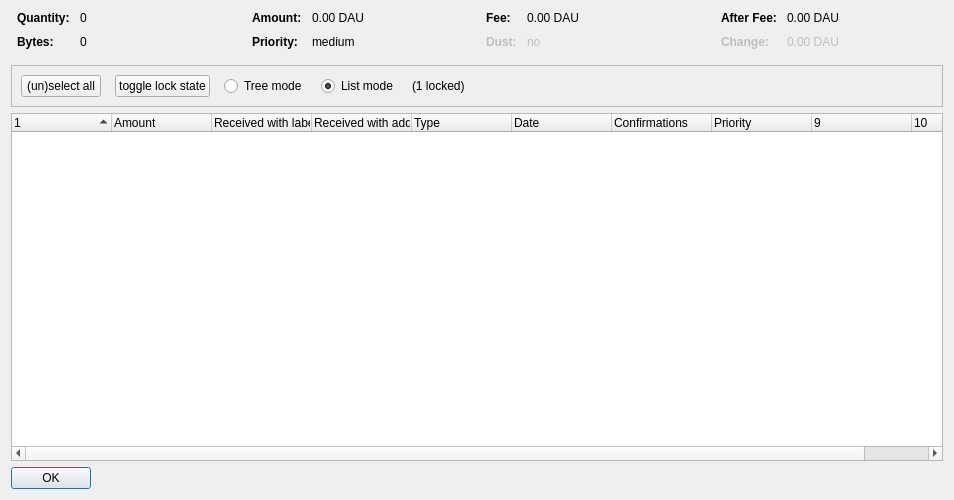
<?xml version="1.0" encoding="UTF-8"?>
<ui version="4.0">
 <class>CoinControlDialog</class>
 <widget class="QDialog" name="CoinControlDialog">
  <property name="geometry">
   <rect>
    <x>0</x>
    <y>0</y>
    <width>954</width>
    <height>500</height>
   </rect>
  </property>
  <property name="windowTitle">
   <string>Coin Selection</string>
  </property>
  <layout class="QVBoxLayout" name="verticalLayout">
   <item>
    <layout class="QHBoxLayout" name="horizontalLayoutTop" stretch="0,0,0,0">
     <property name="topMargin">
      <number>0</number>
     </property>
     <property name="bottomMargin">
      <number>10</number>
     </property>
     <item>
      <layout class="QFormLayout" name="formLayoutCoinControl1">
       <property name="horizontalSpacing">
        <number>10</number>
       </property>
       <property name="verticalSpacing">
        <number>10</number>
       </property>
       <property name="leftMargin">
        <number>6</number>
       </property>
       <property name="rightMargin">
        <number>6</number>
       </property>
       <item row="0" column="0">
        <widget class="QLabel" name="labelCoinControlQuantityText">
         <property name="font">
          <font>
           <weight>75</weight>
           <bold>true</bold>
          </font>
         </property>
         <property name="text">
          <string>Quantity:</string>
         </property>
        </widget>
       </item>
       <item row="0" column="1">
        <widget class="QLabel" name="labelCoinControlQuantity">
         <property name="cursor">
          <cursorShape>IBeamCursor</cursorShape>
         </property>
         <property name="contextMenuPolicy">
          <enum>Qt::ActionsContextMenu</enum>
         </property>
         <property name="text">
          <string notr="true">0</string>
         </property>
         <property name="textInteractionFlags">
          <set>Qt::LinksAccessibleByMouse|Qt::TextSelectableByKeyboard|Qt::TextSelectableByMouse</set>
         </property>
        </widget>
       </item>
       <item row="1" column="0">
        <widget class="QLabel" name="labelCoinControlBytesText">
         <property name="font">
          <font>
           <weight>75</weight>
           <bold>true</bold>
          </font>
         </property>
         <property name="text">
          <string>Bytes:</string>
         </property>
        </widget>
       </item>
       <item row="1" column="1">
        <widget class="QLabel" name="labelCoinControlBytes">
         <property name="cursor">
          <cursorShape>IBeamCursor</cursorShape>
         </property>
         <property name="contextMenuPolicy">
          <enum>Qt::ActionsContextMenu</enum>
         </property>
         <property name="text">
          <string notr="true">0</string>
         </property>
         <property name="textInteractionFlags">
          <set>Qt::LinksAccessibleByMouse|Qt::TextSelectableByKeyboard|Qt::TextSelectableByMouse</set>
         </property>
        </widget>
       </item>
      </layout>
     </item>
     <item>
      <layout class="QFormLayout" name="formLayoutCoinControl2">
       <property name="horizontalSpacing">
        <number>10</number>
       </property>
       <property name="verticalSpacing">
        <number>10</number>
       </property>
       <property name="leftMargin">
        <number>6</number>
       </property>
       <property name="rightMargin">
        <number>6</number>
       </property>
       <item row="0" column="0">
        <widget class="QLabel" name="labelCoinControlAmountText">
         <property name="font">
          <font>
           <weight>75</weight>
           <bold>true</bold>
          </font>
         </property>
         <property name="text">
          <string>Amount:</string>
         </property>
        </widget>
       </item>
       <item row="0" column="1">
        <widget class="QLabel" name="labelCoinControlAmount">
         <property name="cursor">
          <cursorShape>IBeamCursor</cursorShape>
         </property>
         <property name="contextMenuPolicy">
          <enum>Qt::ActionsContextMenu</enum>
         </property>
         <property name="text">
          <string notr="true">0.00 DAU</string>
         </property>
         <property name="textInteractionFlags">
          <set>Qt::LinksAccessibleByMouse|Qt::TextSelectableByKeyboard|Qt::TextSelectableByMouse</set>
         </property>
        </widget>
       </item>
       <item row="1" column="0">
        <widget class="QLabel" name="labelCoinControlPriorityText">
         <property name="font">
          <font>
           <weight>75</weight>
           <bold>true</bold>
          </font>
         </property>
         <property name="text">
          <string>Priority:</string>
         </property>
        </widget>
       </item>
       <item row="1" column="1">
        <widget class="QLabel" name="labelCoinControlPriority">
         <property name="cursor">
          <cursorShape>IBeamCursor</cursorShape>
         </property>
         <property name="contextMenuPolicy">
          <enum>Qt::ActionsContextMenu</enum>
         </property>
         <property name="text">
          <string>medium</string>
         </property>
         <property name="textInteractionFlags">
          <set>Qt::LinksAccessibleByMouse|Qt::TextSelectableByKeyboard|Qt::TextSelectableByMouse</set>
         </property>
        </widget>
       </item>
      </layout>
     </item>
     <item>
      <layout class="QFormLayout" name="formLayoutCoinControl3">
       <property name="horizontalSpacing">
        <number>10</number>
       </property>
       <property name="verticalSpacing">
        <number>10</number>
       </property>
       <property name="leftMargin">
        <number>6</number>
       </property>
       <property name="rightMargin">
        <number>6</number>
       </property>
       <item row="0" column="0">
        <widget class="QLabel" name="labelCoinControlFeeText">
         <property name="font">
          <font>
           <weight>75</weight>
           <bold>true</bold>
          </font>
         </property>
         <property name="text">
          <string>Fee:</string>
         </property>
        </widget>
       </item>
       <item row="0" column="1">
        <widget class="QLabel" name="labelCoinControlFee">
         <property name="cursor">
          <cursorShape>IBeamCursor</cursorShape>
         </property>
         <property name="contextMenuPolicy">
          <enum>Qt::ActionsContextMenu</enum>
         </property>
         <property name="text">
          <string notr="true">0.00 DAU</string>
         </property>
         <property name="textInteractionFlags">
          <set>Qt::LinksAccessibleByMouse|Qt::TextSelectableByKeyboard|Qt::TextSelectableByMouse</set>
         </property>
        </widget>
       </item>
       <item row="1" column="0">
        <widget class="QLabel" name="labelCoinControlLowOutputText">
         <property name="enabled">
          <bool>false</bool>
         </property>
         <property name="font">
          <font>
           <weight>75</weight>
           <bold>true</bold>
          </font>
         </property>
         <property name="text">
          <string>Dust:</string>
         </property>
        </widget>
       </item>
       <item row="1" column="1">
        <widget class="QLabel" name="labelCoinControlLowOutput">
         <property name="enabled">
          <bool>false</bool>
         </property>
         <property name="cursor">
          <cursorShape>IBeamCursor</cursorShape>
         </property>
         <property name="contextMenuPolicy">
          <enum>Qt::ActionsContextMenu</enum>
         </property>
         <property name="text">
          <string>no</string>
         </property>
         <property name="textInteractionFlags">
          <set>Qt::LinksAccessibleByMouse|Qt::TextSelectableByKeyboard|Qt::TextSelectableByMouse</set>
         </property>
        </widget>
       </item>
      </layout>
     </item>
     <item>
      <layout class="QFormLayout" name="formLayoutCoinControl4">
       <property name="horizontalSpacing">
        <number>10</number>
       </property>
       <property name="verticalSpacing">
        <number>10</number>
       </property>
       <property name="leftMargin">
        <number>6</number>
       </property>
       <property name="rightMargin">
        <number>6</number>
       </property>
       <item row="0" column="0">
        <widget class="QLabel" name="labelCoinControlAfterFeeText">
         <property name="font">
          <font>
           <weight>75</weight>
           <bold>true</bold>
          </font>
         </property>
         <property name="text">
          <string>After Fee:</string>
         </property>
        </widget>
       </item>
       <item row="0" column="1">
        <widget class="QLabel" name="labelCoinControlAfterFee">
         <property name="cursor">
          <cursorShape>IBeamCursor</cursorShape>
         </property>
         <property name="contextMenuPolicy">
          <enum>Qt::ActionsContextMenu</enum>
         </property>
         <property name="text">
          <string notr="true">0.00 DAU</string>
         </property>
         <property name="textInteractionFlags">
          <set>Qt::LinksAccessibleByMouse|Qt::TextSelectableByKeyboard|Qt::TextSelectableByMouse</set>
         </property>
        </widget>
       </item>
       <item row="1" column="0">
        <widget class="QLabel" name="labelCoinControlChangeText">
         <property name="enabled">
          <bool>false</bool>
         </property>
         <property name="font">
          <font>
           <weight>75</weight>
           <bold>true</bold>
          </font>
         </property>
         <property name="text">
          <string>Change:</string>
         </property>
        </widget>
       </item>
       <item row="1" column="1">
        <widget class="QLabel" name="labelCoinControlChange">
         <property name="enabled">
          <bool>false</bool>
         </property>
         <property name="cursor">
          <cursorShape>IBeamCursor</cursorShape>
         </property>
         <property name="contextMenuPolicy">
          <enum>Qt::ActionsContextMenu</enum>
         </property>
         <property name="text">
          <string notr="true">0.00 DAU</string>
         </property>
         <property name="textInteractionFlags">
          <set>Qt::LinksAccessibleByMouse|Qt::TextSelectableByKeyboard|Qt::TextSelectableByMouse</set>
         </property>
        </widget>
       </item>
      </layout>
     </item>
    </layout>
   </item>
   <item>
    <widget class="QFrame" name="frame">
     <property name="minimumSize">
      <size>
       <width>0</width>
       <height>40</height>
      </size>
     </property>
     <property name="frameShape">
      <enum>QFrame::StyledPanel</enum>
     </property>
     <property name="frameShadow">
      <enum>QFrame::Sunken</enum>
     </property>
     <layout class="QHBoxLayout" name="horizontalLayout">
      <item>
       <layout class="QHBoxLayout" name="horizontalLayoutPanel" stretch="0,0,0,0,0,0">
        <property name="spacing">
         <number>14</number>
        </property>
        <item>
         <widget class="QPushButton" name="pushButtonSelectAll">
          <property name="sizePolicy">
           <sizepolicy hsizetype="Maximum" vsizetype="Fixed">
            <horstretch>0</horstretch>
            <verstretch>0</verstretch>
           </sizepolicy>
          </property>
          <property name="text">
           <string>(un)select all</string>
          </property>
          <property name="autoDefault">
           <bool>false</bool>
          </property>
         </widget>
        </item>
        <item>
         <widget class="QPushButton" name="pushButtonToggleLock">
          <property name="sizePolicy">
           <sizepolicy hsizetype="Maximum" vsizetype="Fixed">
            <horstretch>0</horstretch>
            <verstretch>0</verstretch>
           </sizepolicy>
          </property>
          <property name="text">
           <string>toggle lock state</string>
          </property>
          <property name="autoDefault">
           <bool>false</bool>
          </property>
         </widget>
        </item>
        <item>
         <widget class="QRadioButton" name="radioTreeMode">
          <property name="sizePolicy">
           <sizepolicy hsizetype="Maximum" vsizetype="Fixed">
            <horstretch>0</horstretch>
            <verstretch>0</verstretch>
           </sizepolicy>
          </property>
          <property name="text">
           <string>Tree mode</string>
          </property>
         </widget>
        </item>
        <item>
         <widget class="QRadioButton" name="radioListMode">
          <property name="sizePolicy">
           <sizepolicy hsizetype="Maximum" vsizetype="Fixed">
            <horstretch>0</horstretch>
            <verstretch>0</verstretch>
           </sizepolicy>
          </property>
          <property name="text">
           <string>List mode</string>
          </property>
          <property name="checked">
           <bool>true</bool>
          </property>
         </widget>
        </item>
        <item>
         <widget class="QLabel" name="labelLocked">
          <property name="text">
           <string>(1 locked)</string>
          </property>
         </widget>
        </item>
        <item>
         <spacer name="horizontalSpacer">
          <property name="orientation">
           <enum>Qt::Horizontal</enum>
          </property>
          <property name="sizeHint" stdset="0">
           <size>
            <width>40</width>
            <height>20</height>
           </size>
          </property>
         </spacer>
        </item>
       </layout>
      </item>
     </layout>
    </widget>
   </item>
   <item>
    <widget class="CoinControlTreeWidget" name="treeWidget">
     <property name="contextMenuPolicy">
      <enum>Qt::CustomContextMenu</enum>
     </property>
     <property name="sortingEnabled">
      <bool>false</bool>
     </property>
     <property name="columnCount">
      <number>10</number>
     </property>
     <attribute name="headerShowSortIndicator" stdset="0">
      <bool>true</bool>
     </attribute>
     <attribute name="headerStretchLastSection">
      <bool>false</bool>
     </attribute>
     <column>
      <property name="text">
       <string/>
      </property>
     </column>
     <column>
      <property name="text">
       <string>Amount</string>
      </property>
     </column>
     <column>
      <property name="text">
       <string>Received with label</string>
      </property>
     </column>
     <column>
      <property name="text">
       <string>Received with address</string>
      </property>
     </column>
     <column>
      <property name="text">
       <string>Type</string>
      </property>
     </column>
     <column>
      <property name="text">
       <string>Date</string>
      </property>
     </column>
     <column>
      <property name="text">
       <string>Confirmations</string>
      </property>
      <property name="toolTip">
       <string>Confirmed</string>
      </property>
     </column>
     <column>
      <property name="text">
       <string>Priority</string>
      </property>
     </column>
     <column>
      <property name="text">
       <string/>
      </property>
     </column>
     <column>
      <property name="text">
       <string/>
      </property>
     </column>
    </widget>
   </item>
   <item>
    <widget class="QDialogButtonBox" name="buttonBox">
     <property name="sizePolicy">
      <sizepolicy hsizetype="Maximum" vsizetype="Fixed">
       <horstretch>0</horstretch>
       <verstretch>0</verstretch>
      </sizepolicy>
     </property>
     <property name="orientation">
      <enum>Qt::Horizontal</enum>
     </property>
     <property name="standardButtons">
      <set>QDialogButtonBox::Ok</set>
     </property>
    </widget>
   </item>
  </layout>
 </widget>
 <customwidgets>
  <customwidget>
   <class>CoinControlTreeWidget</class>
   <extends>QTreeWidget</extends>
   <header>coincontroltreewidget.h</header>
  </customwidget>
 </customwidgets>
 <resources/>
 <connections/>
</ui>
